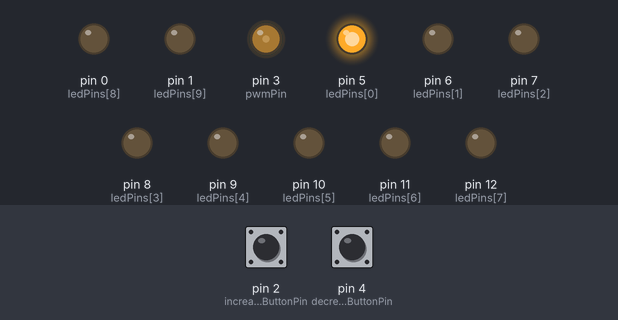
This sketch was run on a simulated Arduino Uno, built with avr-gcc and run on an emulated ATmega328P. Shown: output pins drawn as LEDs (lit = HIGH). The inputs (shaded band) are chosen by the test bench; at power-on: pin 2 (increaseButtonPin) HIGH, pin 4 (decreaseButtonPin) HIGH.

Above: at 1.2 s.
1.3 s: pin 2 (increaseButtonPin) pulled LOW for 1 s
At 2.6 s:
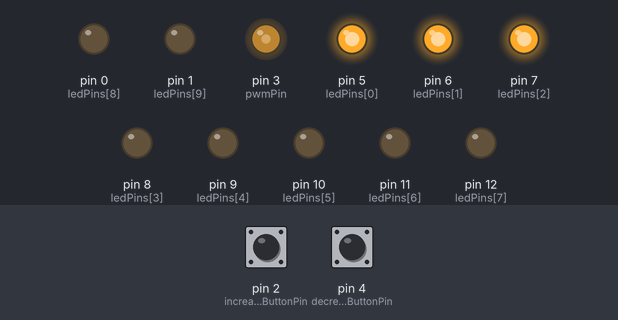
3.8 s: pin 2 (increaseButtonPin) pulled LOW for 3.2 s
At 7.7 s:
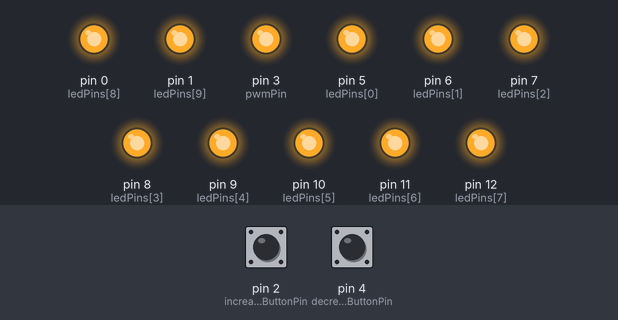
8.5 s: pin 4 (decreaseButtonPin) pulled LOW for 0.15 s
At 9.7 s:
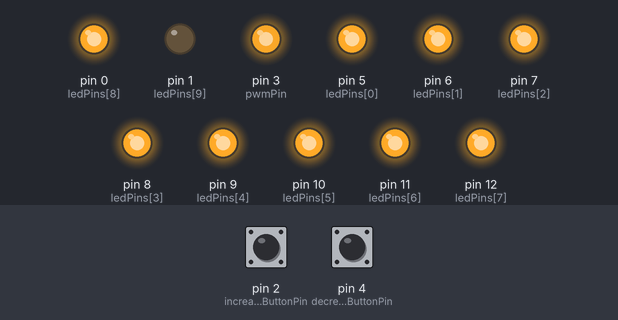
10.1 s: pin 4 (decreaseButtonPin) pulled LOW for 1 s
At 11.7 s:
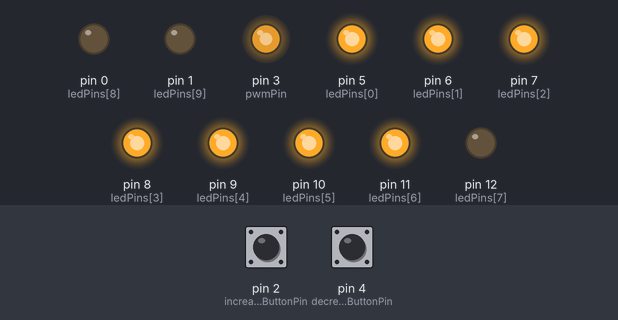
Timing chart, 0 to 13.2 s (numbered marks = the images above; inputs shaded):
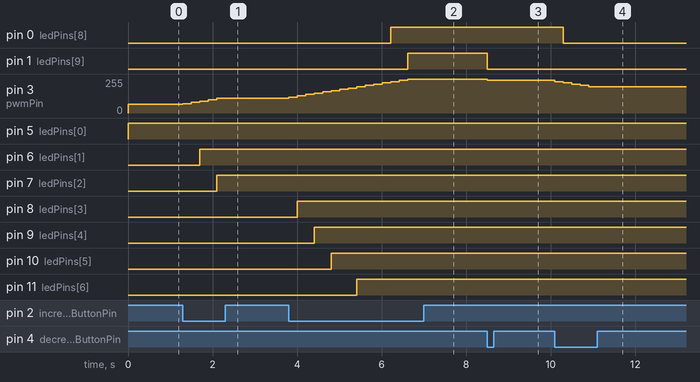

Measured:
- after the input at 1.3 s, pin 3 (pwmPin): moves from 65/255 to 110/255 over 0.80 s, starting at once; pin 6 (ledPins[1]): LOW → HIGH after 0.40 s; pin 7 (ledPins[2]): LOW → HIGH after 0.80 s
- after the input at 3.8 s, pin 0 (ledPins[8]): LOW → HIGH after 2.4 s; pin 1 (ledPins[9]): LOW → HIGH after 2.8 s; pin 3 (pwmPin): moves from 110/255 to 255/255 over 2.8 s, starting at once; pin 8 (ledPins[3]): LOW → HIGH after 0.20 s; pin 9 (ledPins[4]): LOW → HIGH after 0.60 s
- after the input at 8.5 s, pin 1 (ledPins[9]): HIGH → LOW at once; pin 3 (pwmPin): 255/255 → 245/255 at once
- after the input at 10.1 s, pin 0 (ledPins[8]): HIGH → LOW after 0.20 s; pin 3 (pwmPin): moves from 245/255 to 197/255 over 0.80 s, starting at once; pin 12 (ledPins[7]): HIGH → LOW after 0.60 s

The sketch:

PWMvarDutyCycle.ino
```cpp
const int pwmPin = 3;  // PWM output pin
const int increaseButtonPin = 2;  // Pin for increasing duty cycle
const int decreaseButtonPin = 4;  // Pin for decreasing duty cycle
const int numLeds = 10;
const int minDutyCycle = 1;
const int minTimer = 20;
const int maxTimer = 79;

int dutyCycle = minDutyCycle;  // Initial duty cycle in percentage

unsigned long lastIncreaseTime = 0;
unsigned long lastDecreaseTime = 0;
unsigned long debounceDelay = 200;  // Adjust as needed

// Define pins for LEDs
const int ledPins[] = {5, 6, 7, 8, 9, 10, 11, 12, 0, 1};  // Adjusted LED pins

void setup() {
  // Serial.begin(115200);
  pinMode(pwmPin, OUTPUT);
  pinMode(increaseButtonPin, INPUT_PULLUP);
  pinMode(decreaseButtonPin, INPUT_PULLUP);

  // Setup LED pins
  for (int i = 0; i < numLeds; ++i) {
    pinMode(ledPins[i], OUTPUT);
  }

pwm25kHzBegin();
}

void loop() {
  updateButtons();
  updatePWM();
}

void pwm25kHzBegin() {
  TCCR2A = 0;                               // TC2 Control Register A
  TCCR2B = 0;                               // TC2 Control Register B
  TIMSK2 = 0;                               // TC2 Interrupt Mask Register
  TIFR2 = 0;                                // TC2 Interrupt Flag Register
  TCCR2A |= (1 << COM2B1) | (1 << WGM21) | (1 << WGM20);  // OC2B cleared/set on match when up/down counting, fast PWM
  // TCCR2B |= (1 << WGM22) | (1 << CS21);     // prescaler 8
  TCCR2B |= (1 << WGM22) | (1 << CS20);     // prescaler 1 25kHz at internal clock 2mHz
  OCR2A = maxTimer;                               // TOP overflow value (Hz)
  OCR2B = 0;
}

void updateButtons() {
  unsigned long currentTime = millis();

  // Increase button
  if (digitalRead(increaseButtonPin) == LOW && currentTime - lastIncreaseTime > debounceDelay) {
    dutyCycle = min(dutyCycle + 5, 100);  // Increase duty cycle by 5%
    lastIncreaseTime = currentTime;
  }

  // Decrease button
  if (digitalRead(decreaseButtonPin) == LOW && currentTime - lastDecreaseTime > debounceDelay) {
    dutyCycle = max(dutyCycle - 5, minDutyCycle);  // Decrease duty cycle by 5%
    lastDecreaseTime = currentTime;
  }
}

void updateLeds() {
  int numLitLeds = map(dutyCycle, minDutyCycle, 100, 1, numLeds);

  for (int i = 0; i < numLeds; ++i) {
    digitalWrite(ledPins[i], i < numLitLeds ? HIGH : LOW);
  }
}

void updatePWM() {
  // Map duty cycle to the PWM range (0 to 79 for Timer2)
  // Serial.print("Duty Cycle: ");
  // Serial.println(dutyCycle);
  int pwmValue = map(dutyCycle, minDutyCycle, 100, minTimer, maxTimer);
  OCR2B = pwmValue;
  // Serial.print("PWM: ");
  // Serial.println(pwmValue);
  updateLeds();  // Update LED bar based on the duty cycle
}
```
